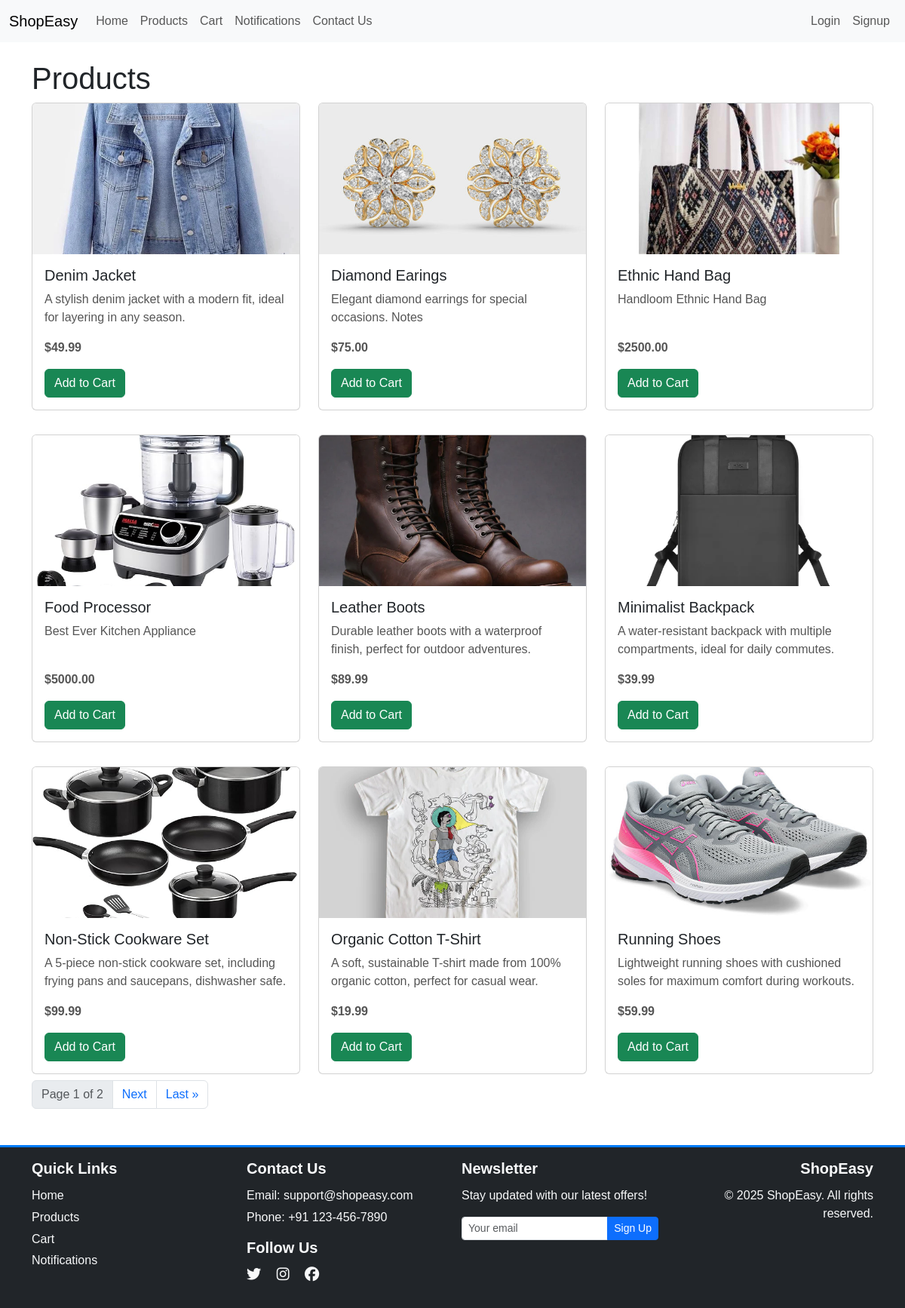
/product-list/, run on the app's committed database.
### shop/models.py (models this page shows, shortened)
class Product(models.Model):
    name = models.CharField(max_length=200)
    category = models.ForeignKey(Category, on_delete=models.CASCADE)
    price = models.DecimalField(max_digits=10, decimal_places=2)
    description = models.TextField()
    image = models.ImageField(upload_to='products/', null=True, blank=True)
    is_featured = models.BooleanField(default=False)  # Added to mark featured products

### shop/views.py (the view)
# urls.py: path('product-list/', views.product_list, name='product_list'),
def product_list(request):
    products = Product.objects.all().order_by('name')
    paginator = Paginator(products, 9)
    page_number = request.GET.get('page')
    page_obj = paginator.get_page(page_number)
    return render(request, 'shop/product_list.html', {
        'page_obj': page_obj,
        'show_footer': True
    })

### shop/context_processors.py (called while the page is built, shortened)
def navbar_counts(request):
    if not request.user.is_authenticated:
        return {
            'cart_items_count': 0,
            'unread_notifications_count': 0,
        }

### shop/templates/shop/product_list.html (shortened to what this page needs)
{% extends 'shop/base.html' %}
{% load static %}
{% block content %}
<h1>Products</h1>
<div class="row row-cols-1 row-cols-md-2 row-cols-lg-3 g-4">
    {% for product in page_obj %}
        <div class="col mb-2">
            <div class="card h-100">
                {% if product.image %}
                    <img src="{{ product.image.url }}" class="card-img-top product-image" alt="{{ product.name }}">
                {% else %}
                    <img src="{% static 'images/placeholder.jpg' %}" class="card-img-top product-image" alt="Placeholder">
                {% endif %}
                <div class="card-body d-flex flex-column">
                    <h5 class="card-title">{{ product.name }}</h5>
                    <p class="card-text flex-grow-1">{{ product.description|truncatechars:100 }}</p>
                    <div>
                        <p class="card-text"><strong>${{ product.price }}</strong></p>
                        <form method="post" action="{% url 'add_to_cart' product.id %}">
            <button type="submit" class="btn btn-success">Add to Cart</button>
        </form>
                    </div>
                </div>
            </div>
        </div>
    {% empty %}
        <p>No products found.</p>
    {% endfor %}
</div>
<nav aria-label="Page navigation">
    <ul class="pagination">
        <li class="page-item disabled">
            <span class="page-link">Page {{ page_obj.number }} of {{ page_obj.paginator.num_pages }}</span>
        </li>
        {% if page_obj.has_next %}
            <li class="page-item">
                <a class="page-link" href="?page={{ page_obj.next_page_number }}">Next</a>
            </li>
            <li class="page-item">
                <a class="page-link" href="?page={{ page_obj.paginator.num_pages }}">Last »</a>
            </li>
        {% endif %}
    </ul>
</nav>
{% endblock %}

### shop/static/css/styles.css (style rules this page uses)
body { font-family: Arial, sans-serif; padding-bottom: 70px; }
.card-img-top { max-height: 200px; object-fit: cover; }
html, body { height: 100%; margin: 0; }
.card-title { font-size: 1.25rem; font-weight: 500; }
.card-text { color: #555; }

### shop/templates/shop/product_list.html (style rules this page uses)
.product-image { height: 250px; object-fit: cover; width: 100%; }
.card { min-height: 100%; transition: transform 0.3s ease; }

### data on the page
Product: image (picture), name "Denim Jacket", description "A stylish denim jacket with a modern fit, ideal for layering in any season.", price "49.99"
Product: image (picture), name "Diamond Earings", description "Elegant diamond earrings for special occasions. Notes", price "75.00"
Product: image (picture), name "Ethnic Hand Bag", description "Handloom Ethnic Hand Bag", price "2500.00"
Product: image (picture), name "Food Processor", description "Best Ever Kitchen Appliance", price "5000.00"
Product: image (picture), name "Leather Boots", description "Durable leather boots with a waterproof finish, perfect for outdoor adventures.", price "89.99"
Product: image (picture), name "Minimalist Backpack", description "A water-resistant backpack with multiple compartments, ideal for daily commutes.", price "39.99"
Product: image (picture), name "Non-Stick Cookware Set", description "A 5-piece non-stick cookware set, including frying pans and saucepans, dishwasher safe.", price "99.99"
Product: image (picture), name "Organic Cotton T-Shirt", description "A soft, sustainable T-shirt made from 100% organic cotton, perfect for casual wear.", price "19.99"
Product: image (picture), name "Running Shoes", description "Lightweight running shoes with cushioned soles for maximum comfort during workouts.", price "59.99"

### other printed values
{{ page_obj.number }} "1"
{{ page_obj.paginator.num_pages }} "2"
